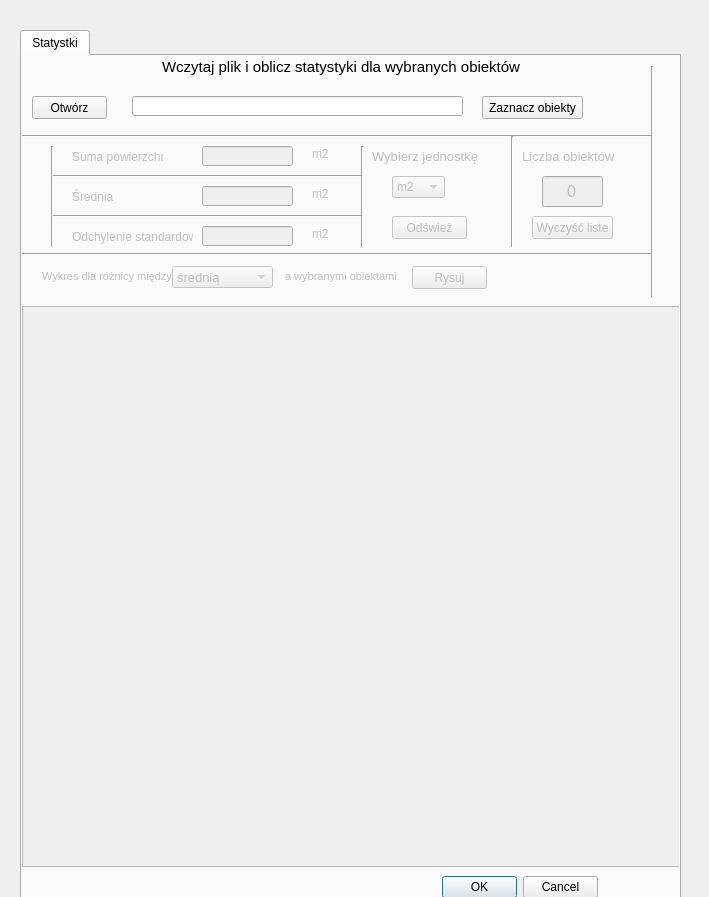
<?xml version="1.0" encoding="UTF-8"?>
<ui version="4.0">
 <class>Dialog</class>
 <widget class="QDialog" name="Dialog">
  <property name="geometry">
   <rect>
    <x>0</x>
    <y>0</y>
    <width>709</width>
    <height>897</height>
   </rect>
  </property>
  <property name="windowTitle">
   <string>Dialog</string>
  </property>
  <widget class="QTabWidget" name="tabWidget">
   <property name="geometry">
    <rect>
     <x>20</x>
     <y>30</y>
     <width>661</width>
     <height>871</height>
    </rect>
   </property>
   <property name="currentIndex">
    <number>0</number>
   </property>
   <widget class="QWidget" name="tab_2">
    <attribute name="title">
     <string>Statystki</string>
    </attribute>
    <widget class="QLineEdit" name="lineEdit_2">
     <property name="enabled">
      <bool>false</bool>
     </property>
     <property name="geometry">
      <rect>
       <x>180</x>
       <y>90</y>
       <width>91</width>
       <height>20</height>
      </rect>
     </property>
     <property name="alignment">
      <set>Qt::AlignCenter</set>
     </property>
    </widget>
    <widget class="QLineEdit" name="lineEdit_3">
     <property name="enabled">
      <bool>false</bool>
     </property>
     <property name="geometry">
      <rect>
       <x>180</x>
       <y>130</y>
       <width>91</width>
       <height>20</height>
      </rect>
     </property>
     <property name="alignment">
      <set>Qt::AlignCenter</set>
     </property>
    </widget>
    <widget class="QLineEdit" name="lineEdit_4">
     <property name="enabled">
      <bool>false</bool>
     </property>
     <property name="geometry">
      <rect>
       <x>180</x>
       <y>170</y>
       <width>91</width>
       <height>20</height>
      </rect>
     </property>
     <property name="alignment">
      <set>Qt::AlignCenter</set>
     </property>
    </widget>
    <widget class="QLabel" name="label">
     <property name="enabled">
      <bool>false</bool>
     </property>
     <property name="geometry">
      <rect>
       <x>50</x>
       <y>90</y>
       <width>91</width>
       <height>21</height>
      </rect>
     </property>
     <property name="text">
      <string>Suma powierzchni</string>
     </property>
    </widget>
    <widget class="QLabel" name="label_2">
     <property name="enabled">
      <bool>false</bool>
     </property>
     <property name="geometry">
      <rect>
       <x>50</x>
       <y>130</y>
       <width>51</width>
       <height>21</height>
      </rect>
     </property>
     <property name="text">
      <string>Średnia</string>
     </property>
    </widget>
    <widget class="QLabel" name="label_3">
     <property name="enabled">
      <bool>false</bool>
     </property>
     <property name="geometry">
      <rect>
       <x>50</x>
       <y>170</y>
       <width>121</width>
       <height>21</height>
      </rect>
     </property>
     <property name="text">
      <string>Odchylenie standardowe</string>
     </property>
    </widget>
    <widget class="Line" name="line">
     <property name="geometry">
      <rect>
       <x>30</x>
       <y>150</y>
       <width>311</width>
       <height>20</height>
      </rect>
     </property>
     <property name="orientation">
      <enum>Qt::Horizontal</enum>
     </property>
    </widget>
    <widget class="Line" name="line_2">
     <property name="geometry">
      <rect>
       <x>30</x>
       <y>110</y>
       <width>311</width>
       <height>20</height>
      </rect>
     </property>
     <property name="orientation">
      <enum>Qt::Horizontal</enum>
     </property>
    </widget>
    <widget class="Line" name="line_3">
     <property name="geometry">
      <rect>
       <x>330</x>
       <y>90</y>
       <width>20</width>
       <height>101</height>
      </rect>
     </property>
     <property name="orientation">
      <enum>Qt::Vertical</enum>
     </property>
    </widget>
    <widget class="QLabel" name="label_4">
     <property name="enabled">
      <bool>false</bool>
     </property>
     <property name="geometry">
      <rect>
       <x>350</x>
       <y>80</y>
       <width>111</width>
       <height>41</height>
      </rect>
     </property>
     <property name="font">
      <font>
       <pointsize>10</pointsize>
      </font>
     </property>
     <property name="text">
      <string>Wybierz jednostkę</string>
     </property>
    </widget>
    <widget class="QComboBox" name="comboBox">
     <property name="enabled">
      <bool>false</bool>
     </property>
     <property name="geometry">
      <rect>
       <x>370</x>
       <y>120</y>
       <width>45</width>
       <height>20</height>
      </rect>
     </property>
     <property name="layoutDirection">
      <enum>Qt::LeftToRight</enum>
     </property>
     <property name="sizeAdjustPolicy">
      <enum>QComboBox::AdjustToContents</enum>
     </property>
     <item>
      <property name="text">
       <string>m2</string>
      </property>
     </item>
     <item>
      <property name="text">
       <string>km2</string>
      </property>
     </item>
     <item>
      <property name="text">
       <string>ha</string>
      </property>
     </item>
     <item>
      <property name="text">
       <string>a</string>
      </property>
     </item>
    </widget>
    <widget class="QLabel" name="label_5">
     <property name="enabled">
      <bool>false</bool>
     </property>
     <property name="geometry">
      <rect>
       <x>290</x>
       <y>90</y>
       <width>21</width>
       <height>16</height>
      </rect>
     </property>
     <property name="text">
      <string>m2</string>
     </property>
    </widget>
    <widget class="QLabel" name="label_6">
     <property name="enabled">
      <bool>false</bool>
     </property>
     <property name="geometry">
      <rect>
       <x>290</x>
       <y>130</y>
       <width>21</width>
       <height>16</height>
      </rect>
     </property>
     <property name="text">
      <string>m2</string>
     </property>
    </widget>
    <widget class="QLabel" name="label_7">
     <property name="enabled">
      <bool>false</bool>
     </property>
     <property name="geometry">
      <rect>
       <x>290</x>
       <y>170</y>
       <width>21</width>
       <height>16</height>
      </rect>
     </property>
     <property name="text">
      <string>m2</string>
     </property>
    </widget>
    <widget class="QPushButton" name="pushButton_3">
     <property name="enabled">
      <bool>false</bool>
     </property>
     <property name="geometry">
      <rect>
       <x>370</x>
       <y>160</y>
       <width>75</width>
       <height>23</height>
      </rect>
     </property>
     <property name="text">
      <string>Odśwież</string>
     </property>
    </widget>
    <widget class="QGraphicsView" name="graphicsView">
     <property name="enabled">
      <bool>false</bool>
     </property>
     <property name="geometry">
      <rect>
       <x>0</x>
       <y>250</y>
       <width>661</width>
       <height>561</height>
      </rect>
     </property>
    </widget>
    <widget class="QComboBox" name="comboBox_2">
     <property name="enabled">
      <bool>false</bool>
     </property>
     <property name="geometry">
      <rect>
       <x>150</x>
       <y>210</y>
       <width>101</width>
       <height>22</height>
      </rect>
     </property>
     <property name="font">
      <font>
       <pointsize>10</pointsize>
      </font>
     </property>
     <item>
      <property name="text">
       <string>średnią</string>
      </property>
     </item>
     <item>
      <property name="text">
       <string>odchyleniem</string>
      </property>
     </item>
     <item>
      <property name="text">
       <string>wszystkim</string>
      </property>
     </item>
    </widget>
    <widget class="Line" name="line_5">
     <property name="geometry">
      <rect>
       <x>0</x>
       <y>190</y>
       <width>631</width>
       <height>16</height>
      </rect>
     </property>
     <property name="orientation">
      <enum>Qt::Horizontal</enum>
     </property>
    </widget>
    <widget class="QLabel" name="label_8">
     <property name="enabled">
      <bool>false</bool>
     </property>
     <property name="geometry">
      <rect>
       <x>20</x>
       <y>200</y>
       <width>131</width>
       <height>41</height>
      </rect>
     </property>
     <property name="font">
      <font>
       <pointsize>8</pointsize>
      </font>
     </property>
     <property name="text">
      <string>Wykres dla różnicy między </string>
     </property>
     <property name="textFormat">
      <enum>Qt::AutoText</enum>
     </property>
     <property name="scaledContents">
      <bool>false</bool>
     </property>
    </widget>
    <widget class="Line" name="line_6">
     <property name="geometry">
      <rect>
       <x>0</x>
       <y>70</y>
       <width>631</width>
       <height>20</height>
      </rect>
     </property>
     <property name="orientation">
      <enum>Qt::Horizontal</enum>
     </property>
    </widget>
    <widget class="QPushButton" name="pushButton_4">
     <property name="geometry">
      <rect>
       <x>10</x>
       <y>40</y>
       <width>75</width>
       <height>23</height>
      </rect>
     </property>
     <property name="text">
      <string>Otwórz</string>
     </property>
    </widget>
    <widget class="QLabel" name="label_9">
     <property name="geometry">
      <rect>
       <x>140</x>
       <y>-10</y>
       <width>361</width>
       <height>41</height>
      </rect>
     </property>
     <property name="font">
      <font>
       <pointsize>11</pointsize>
      </font>
     </property>
     <property name="text">
      <string>Wczytaj plik i oblicz statystyki dla wybranych obiektów</string>
     </property>
     <property name="textFormat">
      <enum>Qt::AutoText</enum>
     </property>
     <property name="scaledContents">
      <bool>false</bool>
     </property>
    </widget>
    <widget class="QLineEdit" name="lineEdit_5">
     <property name="geometry">
      <rect>
       <x>110</x>
       <y>40</y>
       <width>331</width>
       <height>20</height>
      </rect>
     </property>
    </widget>
    <widget class="QPushButton" name="pushButton_2">
     <property name="geometry">
      <rect>
       <x>460</x>
       <y>40</y>
       <width>101</width>
       <height>23</height>
      </rect>
     </property>
     <property name="text">
      <string>Zaznacz obiekty</string>
     </property>
    </widget>
    <widget class="Line" name="line_7">
     <property name="geometry">
      <rect>
       <x>20</x>
       <y>90</y>
       <width>20</width>
       <height>101</height>
      </rect>
     </property>
     <property name="orientation">
      <enum>Qt::Vertical</enum>
     </property>
    </widget>
    <widget class="QDialogButtonBox" name="buttonBox_2">
     <property name="geometry">
      <rect>
       <x>420</x>
       <y>820</y>
       <width>156</width>
       <height>23</height>
      </rect>
     </property>
     <property name="autoFillBackground">
      <bool>true</bool>
     </property>
     <property name="standardButtons">
      <set>QDialogButtonBox::Cancel|QDialogButtonBox::Ok</set>
     </property>
    </widget>
    <widget class="QPushButton" name="pushButton">
     <property name="enabled">
      <bool>false</bool>
     </property>
     <property name="geometry">
      <rect>
       <x>390</x>
       <y>210</y>
       <width>75</width>
       <height>23</height>
      </rect>
     </property>
     <property name="text">
      <string>Rysuj</string>
     </property>
    </widget>
    <widget class="QLabel" name="label_10">
     <property name="enabled">
      <bool>false</bool>
     </property>
     <property name="geometry">
      <rect>
       <x>260</x>
       <y>200</y>
       <width>121</width>
       <height>41</height>
      </rect>
     </property>
     <property name="font">
      <font>
       <pointsize>8</pointsize>
      </font>
     </property>
     <property name="text">
      <string> a wybranymi obiektami</string>
     </property>
     <property name="textFormat">
      <enum>Qt::AutoText</enum>
     </property>
     <property name="scaledContents">
      <bool>false</bool>
     </property>
    </widget>
    <widget class="QPushButton" name="pushButton_5">
     <property name="enabled">
      <bool>false</bool>
     </property>
     <property name="geometry">
      <rect>
       <x>510</x>
       <y>160</y>
       <width>81</width>
       <height>23</height>
      </rect>
     </property>
     <property name="text">
      <string>Wyczyść liste</string>
     </property>
    </widget>
    <widget class="Line" name="line_8">
     <property name="geometry">
      <rect>
       <x>480</x>
       <y>80</y>
       <width>20</width>
       <height>111</height>
      </rect>
     </property>
     <property name="orientation">
      <enum>Qt::Vertical</enum>
     </property>
    </widget>
    <widget class="QLabel" name="label_11">
     <property name="enabled">
      <bool>false</bool>
     </property>
     <property name="geometry">
      <rect>
       <x>500</x>
       <y>90</y>
       <width>101</width>
       <height>21</height>
      </rect>
     </property>
     <property name="font">
      <font>
       <pointsize>10</pointsize>
      </font>
     </property>
     <property name="text">
      <string>Liczba obiektów</string>
     </property>
    </widget>
    <widget class="QLineEdit" name="lineEdit">
     <property name="enabled">
      <bool>false</bool>
     </property>
     <property name="geometry">
      <rect>
       <x>520</x>
       <y>120</y>
       <width>61</width>
       <height>31</height>
      </rect>
     </property>
     <property name="font">
      <font>
       <pointsize>12</pointsize>
      </font>
     </property>
     <property name="layoutDirection">
      <enum>Qt::LeftToRight</enum>
     </property>
     <property name="text">
      <string>0</string>
     </property>
     <property name="alignment">
      <set>Qt::AlignCenter</set>
     </property>
    </widget>
    <widget class="Line" name="line_9">
     <property name="geometry">
      <rect>
       <x>620</x>
       <y>10</y>
       <width>20</width>
       <height>231</height>
      </rect>
     </property>
     <property name="orientation">
      <enum>Qt::Vertical</enum>
     </property>
    </widget>
   </widget>
  </widget>
 </widget>
 <resources/>
 <connections/>
</ui>
